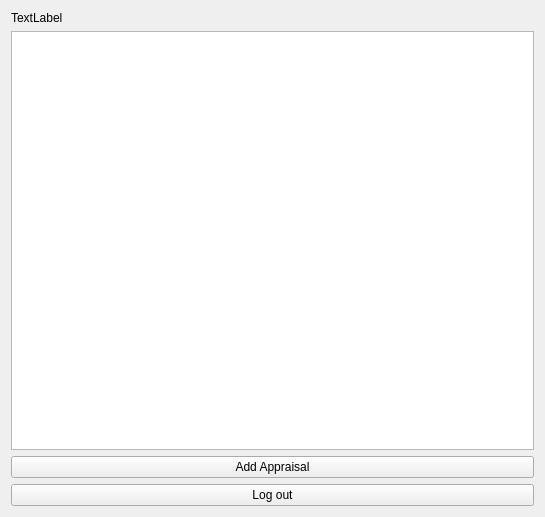
<?xml version="1.0" encoding="UTF-8"?>
<ui version="4.0">
 <class>ExpertForm</class>
 <widget class="QWidget" name="ExpertForm">
  <property name="geometry">
   <rect>
    <x>0</x>
    <y>0</y>
    <width>545</width>
    <height>517</height>
   </rect>
  </property>
  <property name="windowTitle">
   <string>Form</string>
  </property>
  <layout class="QVBoxLayout" name="verticalLayout">
   <item>
    <widget class="QLabel" name="expertInfoLabel">
     <property name="text">
      <string>TextLabel</string>
     </property>
    </widget>
   </item>
   <item>
    <widget class="QTableView" name="lotTable"/>
   </item>
   <item>
    <widget class="QPushButton" name="addAppraisalButton">
     <property name="text">
      <string>Add Appraisal</string>
     </property>
    </widget>
   </item>
   <item>
    <widget class="QPushButton" name="logOutButton">
     <property name="text">
      <string>Log out</string>
     </property>
    </widget>
   </item>
  </layout>
 </widget>
 <resources/>
 <connections/>
</ui>
